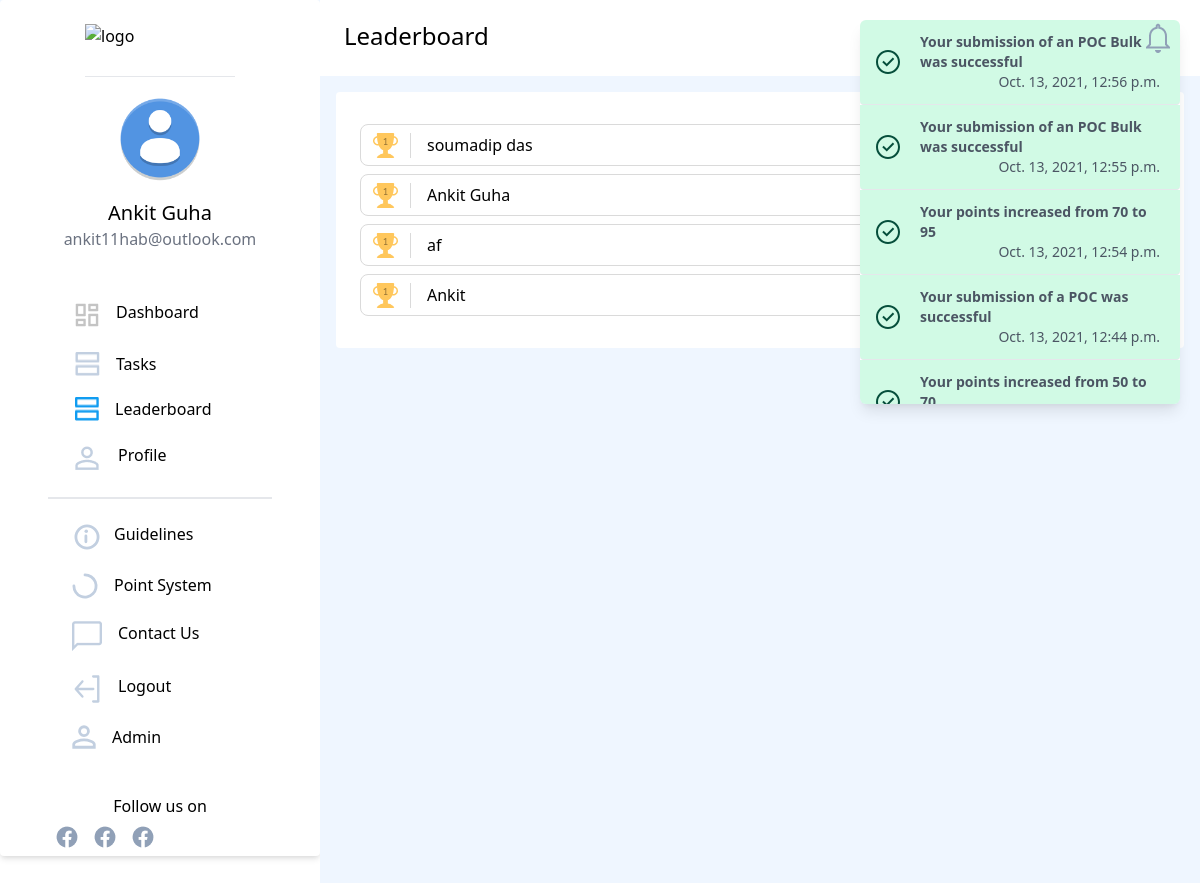
The page /leaderboard/ (signed in) on the database as committed earlier.
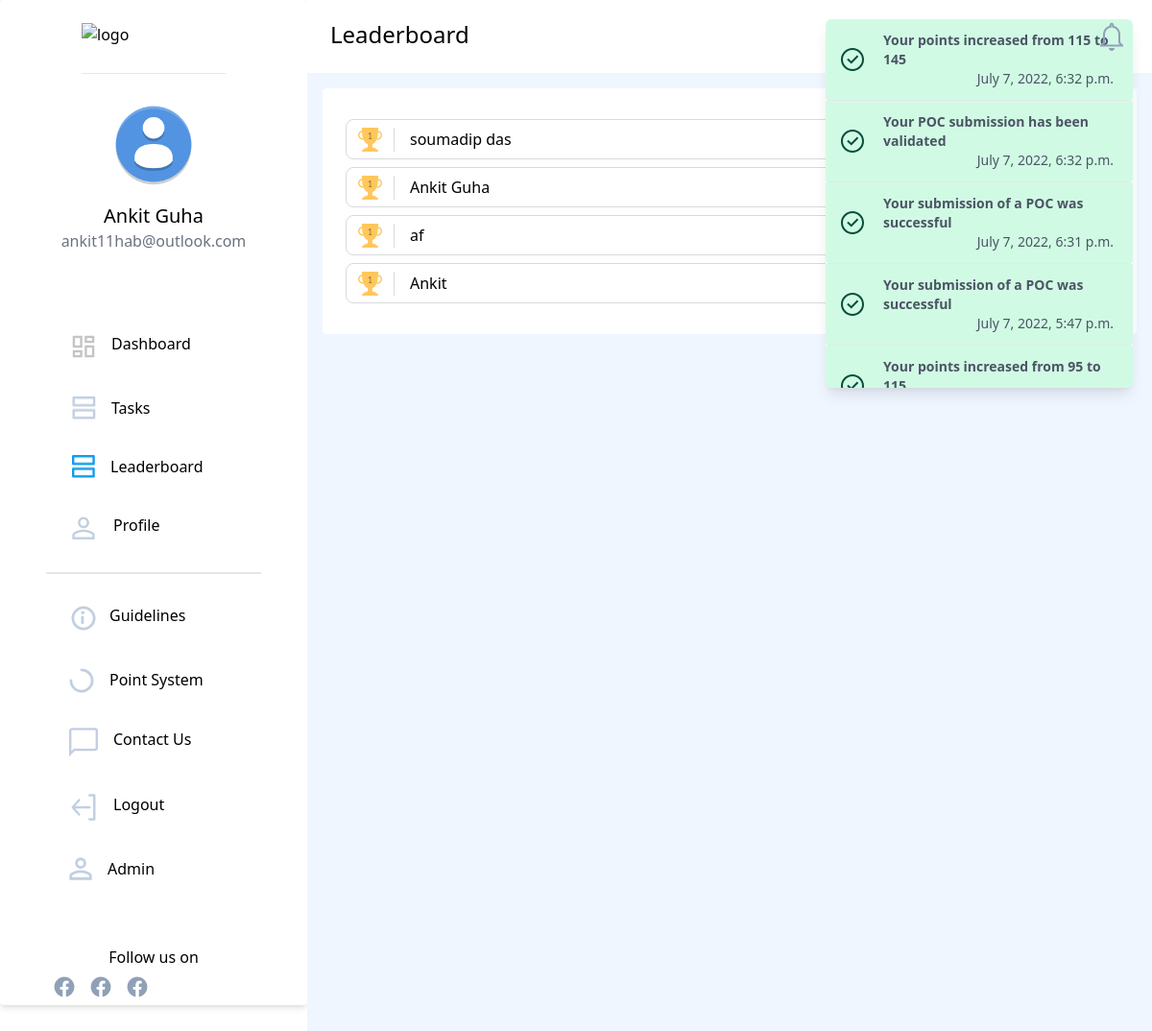
The same page on the database as committed later.
### dashboard/models.py (models this page shows, shortened)
class Notifications(models.Model):
    TYPECHOICES = [
        ('Success', 'Success'),
        ('Warning', 'Warning'),
        ('Info', 'Info'),
    ]
    id = models.SlugField(primary_key=True, default=uuid.uuid4)
    message = models.CharField(max_length=200)
    user = models.ForeignKey(
        'users.NewUser', default=None, null=True,blank=True, on_delete=models.CASCADE)
    created_on = models.DateTimeField(default=timezone.now)
    type = models.CharField(max_length=200,choices=TYPECHOICES)
    isread=models.BooleanField(default=False)

### users/models.py (models this page shows, shortened)
class NewUser(AbstractBaseUser, PermissionsMixin):
    id = models.SlugField(primary_key=True, default=uuid.uuid4)
    alcherid = models.CharField(
        max_length=9, blank=True, unique=True, default=create_new_ref_number)
    img = models.ImageField(
        upload_to="image-uploads/", default='image-uploads/user.png')
    email = models.EmailField(_('email address'), unique=True)
    username = models.CharField(max_length=150, unique=False, default="user")
    firstname = models.CharField(max_length=150, blank=True)
    phone = PhoneNumberField(unique=False, blank=True)
    graduation_year = models.CharField(max_length=200, unique=False)
    college_state = models.CharField(max_length=200, unique=False)
    college_city = models.CharField(max_length=200, unique=False)
    college_name = models.CharField(max_length=200, unique=False)
    position_of_responsibility = models.CharField(
        max_length=200, unique=False, blank=True)
    interested_modules = models.CharField(
        max_length=200, unique=False, blank=True)
    referred_by = models.CharField(
        max_length=9, blank=True)
    referrals = models.IntegerField(default=0)
    date_joined = models.DateTimeField(default=timezone.now)
    provider = models.CharField(max_length=200, unique=False, default="email")
    about = models.TextField(_('about'), max_length=500, blank=True)
    is_staff = models.BooleanField(default=False)
    is_active = models.BooleanField(default=False)
    objects = CustomAccountManager()
    points = models.IntegerField(default=50)
    tasks = models.IntegerField(default=0)
    instahandle = models.CharField(
        max_length=200, blank=True, null=True, unique=True, )
    USERNAME_FIELD = 'email'
    REQUIRED_FIELDS = ['firstname']

### dashboard/views.py (the view)
# urls.py: path('leaderboard/', dashboard_views.leaderboard, name='leaderboard'),
@login_required
def leaderboard(request):
    notification_list = Notifications.objects.filter(
            Q(user=request.user) | Q(user=None)).order_by('-created_on')
    isread = True
    notification_list = Notifications.objects.filter(
        Q(user=request.user) | Q(user=None)).order_by('-created_on')
    for notif in notification_list:
        if not notif.isread:
            isread = False
            break
    users = NewUser.objects.all().order_by('-points')
    context = {
        'heading': "Leaderboard",
        'users': users,
        'notification_list': notification_list, 'isread': isread
    }
    return render(request, 'dashboard/complete_leaderboard.html', context)

### templates/dashboard/complete_leaderboard.html (shortened to what this page needs)
{% extends '../basic.html'%}
{% load static %}
{% block body %}
<body class="bg-blue-50 ">
    <div class="flex">
        {% include "../navbar.html" %}
        <div class="flex">
            <div class="bg-white mt-4 rounded p-6" style="width:100%">
                {% for user in users %}
                <div class="px-3 my-2" style="border: 1px solid rgb(218, 218, 218); border-radius: 8px; display: flex; align-items: center;">
                    <div class="pr-3" style="border-right: 1px solid rgb(218, 218, 218)"><img src="{% static 'images/gold.png' %}"></div>
                    <div class="ml-4 my-2">{{ user.firstname }} {{ user.lastname }}</div>
                    <div class="ml-auto pl-3" style="border-left: 1px solid rgb(218, 218, 218);color: rgb(82, 82, 82); width:60px; text-align: center;">{{ user.points }}</div>
                </div>
                {% endfor %}
            </div>
        </div>
    </div>
    </div>
</body>
{%endblock%}

### templates/navbar.html (shortened to what the changed rows need)
{% load static %}
<nav class="hidden sm:block bg-white h-screen w-80 border-gray-400 rounded" style="overflow:hidden;">
    <div class="flex flex-col justify-center bg-white w-80 border-gray-400 rounded shadow-md px-12">
        <div class="flex flex-col justify-center" style="margin:1.5vh 0">
            <img src="{{request.user.img.url}}" width="90px" alt="profile pic" border="0"
                class="mx-auto rounded-full" />
            <div class="pt-4 font-medium text-xl text-center">{{request.user.firstname}}</div>
            <div class="text-gray-500 text-base font-normal text-center">{{request.user.email}}</div>
        </div>
    </div>
</nav>
<div class="mx-4 flex-grow" x-data="{ dropdownOpen: false }">
    <nav class=" px-6 py-5 flex justify-between bg-white sm:bg-none -mx-4 mx-0">
        {%include 'navbarnotifications.html'%}
    </nav>

### templates/navbarnotifications.html (shortened to what this page needs)
{% load static %}
<button @click="dropdownOpen = !dropdownOpen" id="notif_unread" style="z-index:100;">
    {% if isread %}
    <img src="{% static 'icons/notifications-read.png' %}" id="notif_unread_img"/>
    {% else %}
    <img src="{% static 'icons/notifications-unread.png' %}" id="notif_unread_img"/>
    {% endif %}
</button>
<div x-show="dropdownOpen" @click="dropdownOpen = false" class="fixed inset-0 h-full w-full z-10"></div>
<div x-show="dropdownOpen" class="absolute right-0 bg-white rounded-md shadow-lg overflow-y-scroll max-h-96 z-20 lg:mx-5"
    style="width:20rem;" id="dropdown" style="display:none;">
    {% for notification in notification_list %}
    {% if notification.type == 'Info' %}
    <div>
        <a class="flex items-center px-4 py-3 border-b hover:bg-blue-300 bg-blue-100 rounded-b text-blue-900">
            <div class="py-1"><svg class="fill-current h-6 w-6 text-teal-500 mr-4" xmlns="http://www.w3.org/2000/svg"
                    viewBox="0 0 20 20">
                    <path
                        d="M2.93 17.07A10 10 0 1 1 17.07 2.93 10 10 0 0 1 2.93 17.07zm12.73-1.41A8 8 0 1 0 4.34 4.34a8 8 0 0 0 11.32 11.32zM9 11V9h2v6H9v-4zm0-6h2v2H9V5z" />
                </svg>
            </div>
            <p class="text-gray-600 text-sm mx-1 flex-grow">
                <span class="font-bold" href="#">{{notification.message}}</span>
                <br /><span class="font-thin float-right" href="#">{{notification.created_on}}</span>
            </p>
        </a>
    </div>
    {% elif notification.type == 'Success' %}
    <div>
        <a class="flex items-center px-4 py-3 border-b hover:bg-green-300 bg-green-100 rounded-b text-green-900">
            <div class="py-1">
            </div>
            <div class="text-gray-600 text-sm mx-1 flex-grow">
                <span class="font-bold" href="#">{{notification.message}}</span>
                <br /><span class="font-thin float-right" href="#">{{notification.created_on}}</span>
            </div>
        </a>
    </div>
    {% endif %}
    {% endfor %}
</div>

Rows that differ between the two databases and show on the page:
no longer on this page (row unchanged): Notifications: message "Your submission of an POC Bulk was successful", created_on "Oct. 13, 2021, 12:56 p.m."
no longer on this page (row unchanged): Notifications: message "Your submission of an POC Bulk was successful", created_on "Oct. 13, 2021, 12:55 p.m."
no longer on this page (row unchanged): Notifications: message "Your points increased from 70 to 95", created_on "Oct. 13, 2021, 12:54 p.m."
no longer on this page (row unchanged): Notifications: message "Your submission of a POC was successful", created_on "Oct. 13, 2021, 12:44 p.m."
no longer on this page (row unchanged): Notifications: message "Your points increased from 50 to…"
added Notifications: message "Your points increased from 115 to 145", created_on "July 7, 2022, 6:32 p.m."
added Notifications: message "Your POC submission has been validated", created_on "July 7, 2022, 6:32 p.m."
added Notifications: message "Your submission of a POC was successful", created_on "July 7, 2022, 6:31 p.m."
added Notifications: message "Your submission of a POC was successful", created_on "July 7, 2022, 5:47 p.m."
added Notifications: message "Your points increased from 95 to…"
